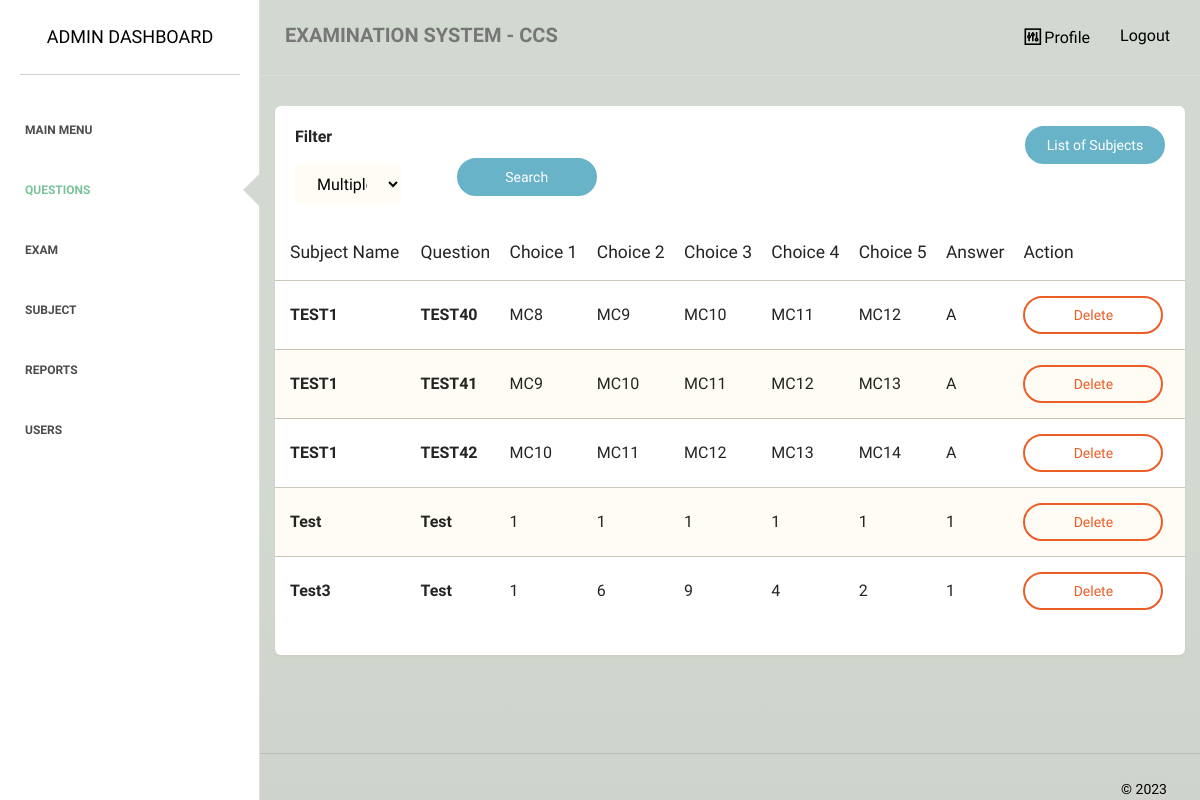
Page /admin/questions/index.php on the earlier database version.
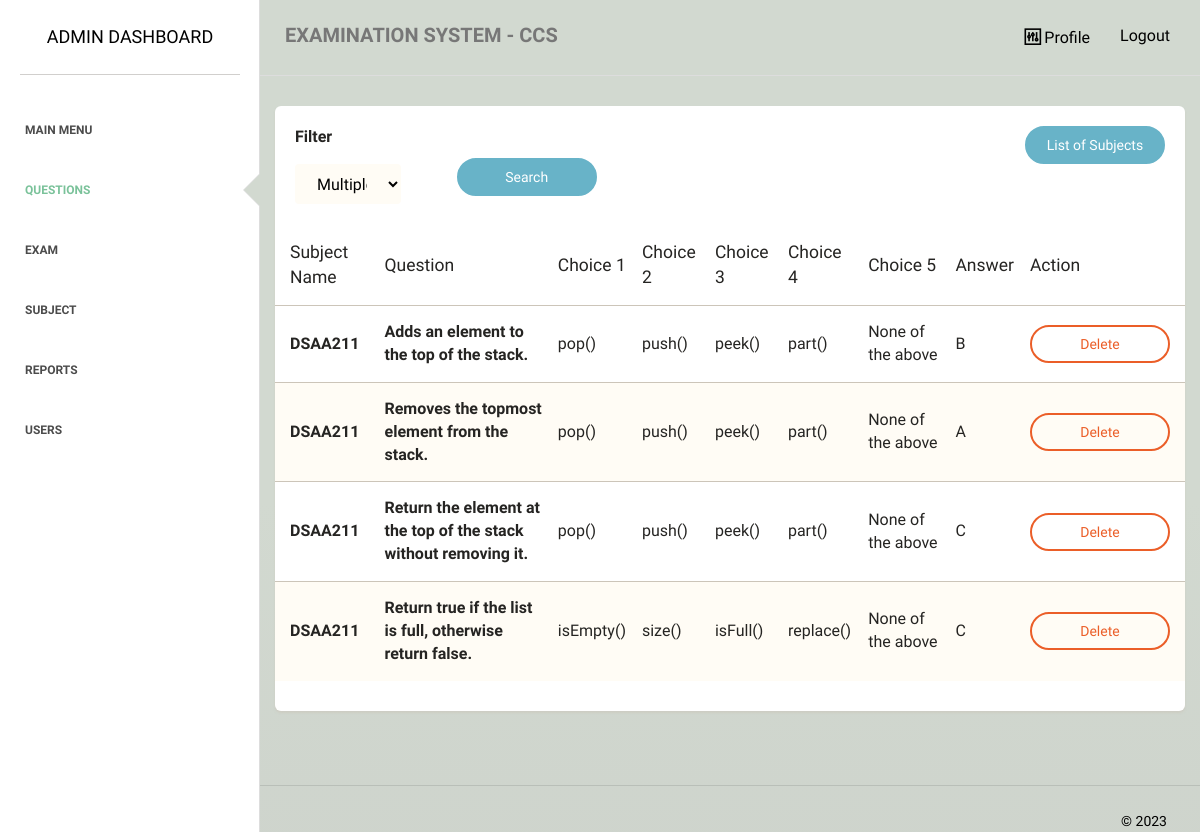
Same page on the later database version.
### tables this page shows
CREATE TABLE `multiplechoice` (
  `exammulti_id` int(255) NOT NULL,
  `subject` varchar(255) NOT NULL,
  `subject_id` varchar(255) NOT NULL,
  `question` varchar(255) NOT NULL,
  `A` varchar(255) NOT NULL,
  `B` varchar(255) NOT NULL,
  `C` varchar(255) NOT NULL,
  `D` varchar(255) NOT NULL,
  `E` varchar(255) NOT NULL,
  `answer` varchar(255) NOT NULL,
  `yearlevel` varchar(50) NOT NULL,
  `grading_period` varchar(200) NOT NULL,
  `semester` varchar(50) NOT NULL,
  `profname` varchar(200) NOT NULL,
  `prof_id` int(50) NOT NULL,
  `difficulty` varchar(255) NOT NULL
);

### admin/questions/index.php (the view, shortened to what the changed rows need)
<?php
require_once "../../dbconnect.php";
$search = $_GET['search1'] ?? 'multiplechoice';
$statement = $pdo->prepare("SELECT * FROM $search");
$statement->execute();
$procdata = $statement->fetchAll(PDO::FETCH_ASSOC);
?>
<!doctype html>
<html lang="en">
<head>
    <link href="../../assets/css/main.css" rel="stylesheet" />
    <link href="../../assets/css/animate.css" rel="stylesheet"/>
    <link href="../../assets/css/paper-dashboard.css" rel="stylesheet"/>
    <link href="../../assets/css/demo.css" rel="stylesheet" />
    <link href="http://maxcdn.bootstrapcdn.com/font-awesome/latest/css/font-awesome.min.css" rel="stylesheet">
    <link href="../../assets/css/themify-icons.css" rel="stylesheet">
</head>
<body>
<div class="wrapper">
    <div class="main-panel">
        <div class="content">
            <div class="container-fluid">
                <div class="row">
                    <div class="">
                        <div class="card ">
                            <div class="content table-responsive table-full-width">
                                <table class="table table-striped">
                                    <thead>
                                        <?php if ($search == 'multiplechoice'): ?>
                                    	<th>Subject Name</th>
                                    	<th>Question</th>
                                    	<th>Choice 1</th>
                                    	<th>Choice 2</th>
                                    	<th>Choice 3</th>
                                    	<th>Choice 4</th>
                                    	<th>Choice 5</th>
                                    	<th>Answer</th>
                                    	<th>Action</th>
                                        <?php endif;?>
                                    </thead>
                                    <tbody>
                                        <?php foreach ($procdata as $i => $item): ?>
                                        <tr>
                                        	<td style="font-size:medium;"><b><?php echo $item['subject']; ?></b></td>
                                        	<td style="font-size:medium;"><b><?php echo $item['question']; ?></b></td>
                                            <?php if ($search == 'multiplechoice'): ?>
                                                <td style="font-size:medium;"><?php echo $item['A']; ?></td>
                                                <td style="font-size:medium;"><?php echo $item['B']; ?></td>
                                                <td style="font-size:medium;"><?php echo $item['C']; ?></td>
                                                <td style="font-size:medium;"><?php echo $item['D']; ?></td>
                                                <td style="font-size:medium;"><?php echo $item['E']; ?></td>
                                            <?php endif;?>
                                            <td style="font-size:medium;"><?php echo $item['answer']; ?></td>
                                        	<td style="text-align:left;">
                                                <?php if ($search == 'multiplechoice'): ?>
                                                    <a href="delete.php?exammulti_id=<?php echo $item['exammulti_id']; ?>" class="btn btn-danger btn-wd">Delete</a>
                                                <?php endif;?>
                                            </td>
                                        </tr>
                                        <?php endforeach;?>
                                    </tbody>
                                </table>
                            </div>
                        </div>
                    </div>
                </div>
            </div>
        </div>
    </div>
</div>
</body>
</html>

Differences in the rows shown:
removed multiplechoice: subject "TEST1", question "TEST40", A "MC8", B "MC9", C "MC10", D "MC11", E "MC12", answer "A"
removed multiplechoice: subject "TEST1", question "TEST41", A "MC9", B "MC10", C "MC11", D "MC12", E "MC13", answer "A"
removed multiplechoice: subject "TEST1", question "TEST42", A "MC10", B "MC11", C "MC12", D "MC13", E "MC14", answer "A"
removed multiplechoice: subject "Test", question "Test", A "1", B "1", C "1", D "1", E "1", answer "1"
removed multiplechoice: subject "Test3", question "Test", A "1", B "6", C "9", D "4", E "2", answer "1"
added multiplechoice: subject "DSAA211", question "Adds an element to the top of the stack.", A "pop()", B "push()", C "peek()", D "part()", E "None of the above", answer "B"
added multiplechoice: subject "DSAA211", question "Removes the topmost element from the stack.", A "pop()", B "push()", C "peek()", D "part()", E "None of the above", answer "A"
added multiplechoice: subject "DSAA211", question "Return the element at the top of the stack without removing it.", A "pop()", B "push()", C "peek()", D "part()", E "None of the above", answer "C"
added multiplechoice: subject "DSAA211", question "Return true if the list is full, otherwise return false.", A "isEmpty()", B "size()", C "isFull()", D "replace()", E "None of the above", answer "C"
